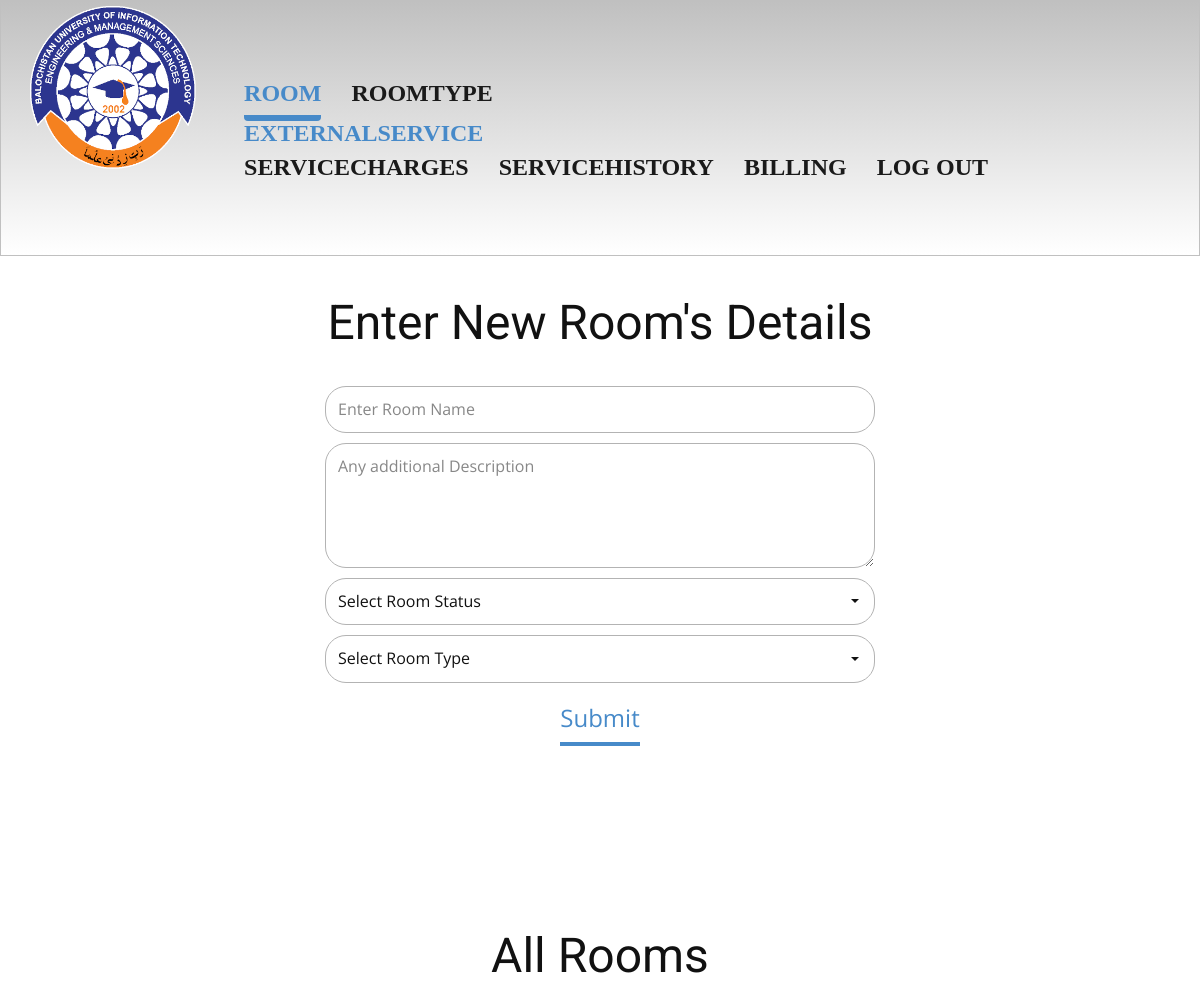
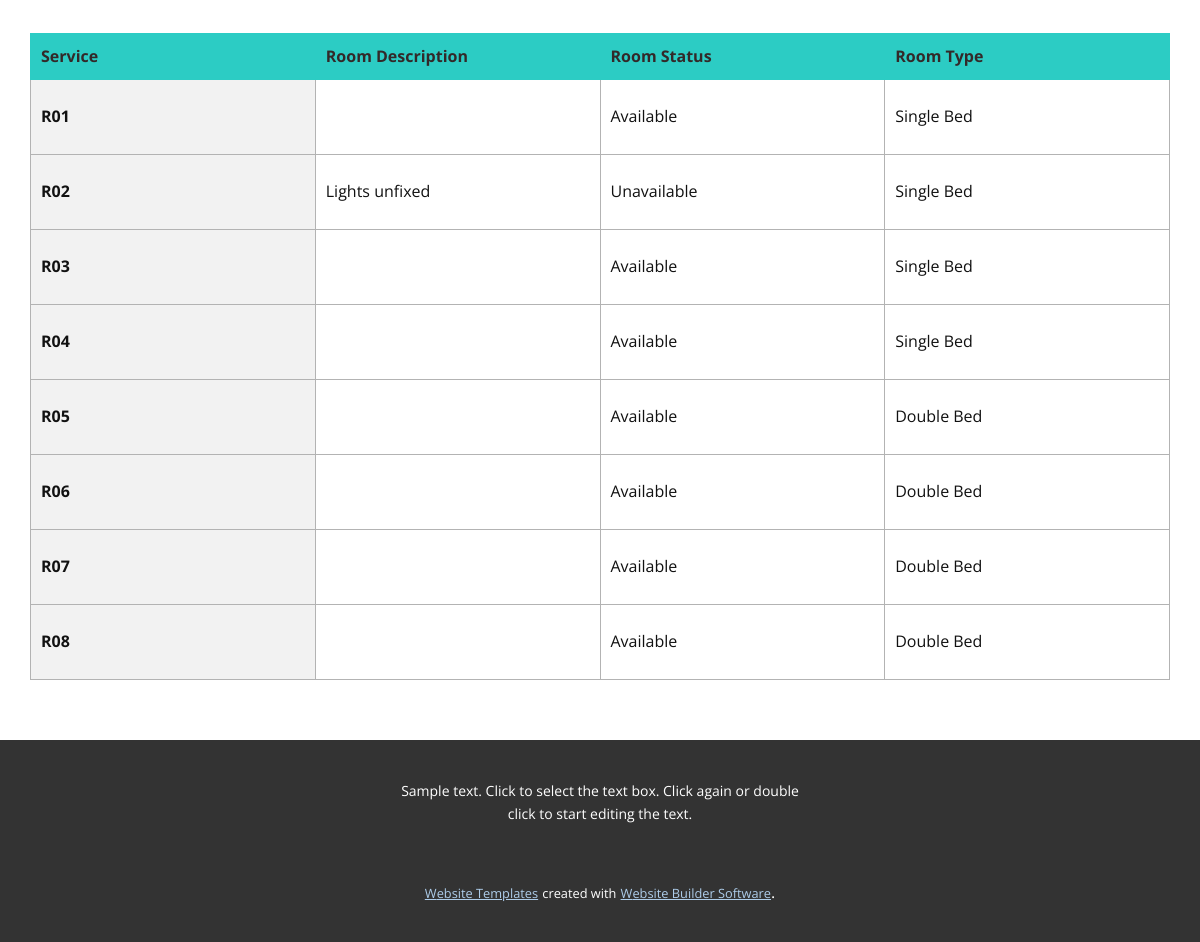
The page /room (signed in) on the database its author committed (2 pictures, top to bottom).
### tables this page shows
CREATE TABLE room (roomid INTEGER Primary Key, roomname text, desc text, roomstatus text, roomTypeID integer, FOREIGN KEY(roomtypeID) references roomtype(roomtypeid));

CREATE TABLE RoomType (roomtypeid INTEGER PRIMARY KEY, typename text, description text, status text, standardprice int, discountedprice int);

### app.py (the view, shortened to what this page needs)
@app.route('/room', methods=["GET", "POST"])
def Room():
    if session.get("user_id") is None or session.get("usertype") is None:
        return redirect(url_for('login'))
    if request.method == "GET":
        allroomtypes = bd.execute("select typename, roomtypeid from roomtype;").fetchall()
        bd.commit()
        for a in allroomtypes:
            print("Type: ", a)
        allrooms = bd.execute("Select room.roomid, room.roomname, room.desc, room.roomstatus, room.roomtypeid, roomtype.typename from room, roomtype where roomtype.roomtypeid = room.roomtypeid").fetchall()
        bd.commit()
        if (allrooms is not None):
            for a in allrooms:
                print("ATYO:", a)
            return render_template("room.html", allroomtypes=allroomtypes, allrooms=allrooms, type=session["usertype"])
        else:
            print("Nothing")
            return render_template("room.html", type=session["usertype"])

### templates/room.html (shortened to what this page needs)
<!DOCTYPE html>
<html style="font-size: 16px;">
  <head>
     <link rel="stylesheet" href="{{ url_for('static', filename='basic/css/nicepage.css') }}" media="screen">
<link rel="stylesheet" href="{{ url_for('static', filename='basic/css/room.css') }}" media="screen">
  </head>
  <body class="u-body"><header class="u-align-center-xs u-border-1 u-border-grey-25 u-clearfix u-gradient u-header u-header" id="sec-9c83"><div class="u-clearfix u-sheet u-sheet-1">
        <a href="https://nicepage.com" class="u-image u-logo u-image-1" data-image-width="315" data-image-height="309">
          <img src="{{ url_for('static', filename='basic/images/BUITEMS_logo.png') }}" class="u-logo-image u-logo-image-1">
        </a>
        <nav class="u-align-left u-menu u-menu-dropdown u-nav-spacing-25 u-offcanvas u-menu-1">
          <div class="u-custom-menu u-nav-container">
          <div class="u-custom-menu u-nav-container">
                <ul class="u-nav u-spacing-30 u-unstyled u-nav-1">
                    {% if type == "Set As Admin"%}
                    <li class="u-nav-item"><a
                            class="u-border-6 u-border-active-palette-1-base u-border-hover-palette-1-base u-border-no-left u-border-no-right u-border-no-top u-button-style u-nav-link u-radius-4 u-text-active-palette-1-base u-text-grey-90 u-text-hover-grey-90"
                            href="/room" style="padding: 10px 0px;">Room</a>
                        <li class="u-nav-item"><a
                            class="u-border-6 u-border-active-palette-1-base u-border-hover-palette-1-base u-border-no-left u-border-no-right u-border-no-top u-button-style u-nav-link u-radius-4 u-text-active-palette-1-base u-text-grey-90 u-text-hover-grey-90"
                            href="/roomtype" style="padding: 10px 0px;">roomtype</a>
                    <li><a
                            class="link-primary"
                            href="/externalservice" style="padding: 10px 0px;">ExternalService</a>
                    <br>
                    <li class="u-nav-item"><a
                            class="u-border-6 u-border-active-palette-1-base u-border-hover-palette-1-base u-border-no-left u-border-no-right u-border-no-top u-button-style u-nav-link u-radius-4 u-text-active-palette-1-base u-text-grey-90 u-text-hover-grey-90"
                            href="/servicecharges" style="padding: 10px 0px;">servicecharges</a>
                    <li class="u-nav-item"><a
                            class="u-border-6 u-border-active-palette-1-base u-border-hover-palette-1-base u-border-no-left u-border-no-right u-border-no-top u-button-style u-nav-link u-radius-4 u-text-active-palette-1-base u-text-grey-90 u-text-hover-grey-90"
                            href="/servicehistory" style="padding: 10px 0px;">servicehistory</a>
                    {% endif %}
                    <li class="u-nav-item"><a
                            class="u-border-6 u-border-active-palette-1-base u-border-hover-palette-1-base u-border-no-left u-border-no-right u-border-no-top u-button-style u-nav-link u-radius-4 u-text-active-palette-1-base u-text-grey-90 u-text-hover-grey-90"
                            href="/bill" style="padding: 10px 0px;">Billing</a>
                    <li class="u-nav-item"><a
                            class="u-border-6 u-border-active-palette-1-base u-border-hover-palette-1-base u-border-no-left u-border-no-right u-border-no-top u-button-style u-nav-link u-radius-4 u-text-active-palette-1-base u-text-grey-90 u-text-hover-grey-90"
                            href='/logout' style="padding: 10px 0px;">Log Out</a>
                    </li>
                </ul>
            </div>
          </div>
        </nav>
      </div></header>
    <section class="u-clearfix u-section-1" id="sec-b00d">
      <div class="u-clearfix u-sheet u-sheet-1">
        <h1 class="u-text u-text-default u-text-1">Enter New Room's Details</h1>
        <div class="u-form u-form-1">
          <form action="#" method="POST" class="u-clearfix u-form-custom-backend u-form-spacing-10 u-form-vertical u-inner-form" source="custom" name="form" style="padding: 10px;" redirect="true">
            <div class="u-form-group u-form-name">
              <input type="text" placeholder="Enter Room Name" id="name-be0a" name="roomname" class="u-border-1 u-border-grey-30 u-input u-input-rectangle u-radius-21 u-white" required="">
            </div>
            <div class="u-form-group u-form-textarea u-form-group-2">
              <textarea rows="4" cols="50" id="textarea-8f46" name="desc" class="u-border-1 u-border-grey-30 u-input u-input-rectangle u-radius-21 u-white" placeholder="Any additional Description"></textarea>
            </div>
            <div class="u-form-group u-form-select u-form-group-3">
              <div class="u-form-select-wrapper">
                <select id="select-ccbb" name="status" class="u-border-1 u-border-grey-30 u-input u-input-rectangle u-radius-21 u-white" required="required">
                  <option value="Select Room Status">Select Room Status</option>
                </select>
              </div>
            </div>
            <div class="u-form-group u-form-select u-form-group-4">
              <div class="u-form-select-wrapper">
                <select id="select-6f84" name="roomtype" class="u-border-1 u-border-grey-30 u-input u-input-rectangle u-radius-21 u-white" required="required">
                  <option value="Select Room Type">Select Room Type</option>
                </select>
              </div>
            </div>
            <div class="u-align-center u-form-group u-form-submit">
              <a href="#" class="u-active-none u-border-4 u-border-active-palette-2-dark-1 u-border-hover-palette-2-base u-border-palette-1-base u-btn u-btn-submit u-button-style u-hover-none u-none u-text-hover-palette-2-base u-text-palette-1-base u-btn-1">Submit</a>
            </div>
          </form>
        </div>
      </div>
    </section>
    <section class="u-align-center u-clearfix u-section-2" id="sec-8329">
      <div class="u-clearfix u-sheet u-sheet-1">
        <h1 class="u-text u-text-default u-text-1">All Rooms</h1>
        <div class="u-expanded-width u-table u-table-responsive u-table-1">
          <table class="u-table-entity u-table-entity-1">
            <colgroup>
              <col width="25%">
              <col width="25%">
              <col width="25%">
              <col width="25%">
            </colgroup>
            <thead class="u-palette-4-base u-table-header u-table-header-1">
              <tr style="height: 35px;">
                <th class="u-border-1 u-border-palette-4-base u-table-cell u-text-palette-2-dark-3">Service</th>
                <th class="u-border-1 u-border-palette-4-base u-table-cell u-text-palette-2-dark-3">Room Description</th>
                <th class="u-border-1 u-border-palette-4-base u-table-cell u-text-palette-2-dark-3">Room Status</th>
                <th class="u-border-1 u-border-palette-4-base u-table-cell u-text-palette-2-dark-3">Room Type</th>
              </tr>
            </thead>
            <tbody class="u-table-body">
            {% for oneroom in allrooms %}
            <tr style="height: 75px;">
                <td class="u-border-1 u-border-grey-30 u-first-column u-grey-5 u-table-cell u-table-cell-5">{{oneroom[1]}}</td>
                <td class="u-border-1 u-border-grey-30 u-table-cell">{{oneroom[2]}}</td>
                <td class="u-border-1 u-border-grey-30 u-table-cell">{{oneroom[3]}}</td>
                <td class="u-border-1 u-border-grey-30 u-table-cell">{{oneroom[5]}}</td>
              </tr>
            {% endfor %}
            </tbody>
          </table>
        </div>
      </div>
    </section>
    <footer class="u-align-center u-clearfix u-footer u-grey-80 u-footer" id="sec-b76c"><div class="u-clearfix u-sheet u-sheet-1">
        <p class="u-small-text u-text u-text-variant u-text-1">Sample text. Click to select the text box. Click again or double click to start editing the text.</p>
      </div></footer>
    <section class="u-backlink u-clearfix u-grey-80">
      <a class="u-link" href="https://nicepage.com/website-templates" target="_blank">
        <span>Website Templates</span>
      </a>
      <p class="u-text">
        <span>created with</span>
      </p>
      <a class="u-link" href="https://nicepage.com/" target="_blank">
        <span>Website Builder Software</span>
      </a>.
    </section>
  </body>
</html>

### static/basic/css/room.css (style rules this page uses)
.u-section-1 .u-sheet-1 { min-height: 644px; }
.u-section-1 .u-text-1 { margin: 41px auto 0; }
.u-section-1 .u-form-1 { height: 382px; width: 570px; margin: 26px auto 60px; }
.u-section-1 .u-form-group-2 { margin-left: 0; }
.u-section-1 .u-form-group-3 { margin-left: 0; }
.u-section-1 .u-form-group-4 { margin-left: 0; }
.u-section-1 .u-btn-1 { border-style: none none solid; font-size: 1.5rem; padding: 5px 0; }
.u-section-2 .u-sheet-1 { min-height: 464px; }
.u-section-2 .u-text-1 { margin: 30px auto 0; }
.u-section-2 .u-table-1 { margin: 38px auto 60px 0; }
.u-section-2 .u-table-entity-1 { min-height: 100px; }
.u-section-2 .u-table-header-1 { font-weight: 700; background-image: none; }
.u-section-2 .u-table-cell-5 { background-image: none; font-weight: 700; }

### rows shown on the page
room: roomname "R01", roomstatus "Available", typename "Single Bed"
room: roomname "R02", desc "Lights unfixed", roomstatus "Unavailable", typename "Single Bed"
room: roomname "R03", roomstatus "Available", typename "Single Bed"
room: roomname "R04", roomstatus "Available", typename "Single Bed"
room: roomname "R05", roomstatus "Available", typename "Double Bed"
room: roomname "R06", roomstatus "Available", typename "Double Bed"
room: roomname "R07", roomstatus "Available", typename "Double Bed"
room: roomname "R08", roomstatus "Available", typename "Double Bed"
